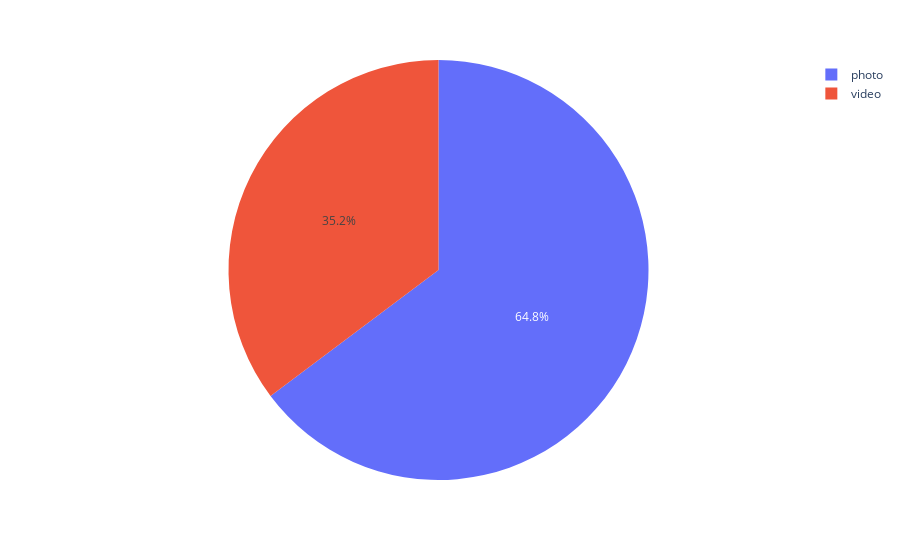

The notebook cell this image was saved under:
### Code cell


### Figure 1 — Plotly figure (JSON) as saved in the notebook; plotly's stock layout.template omitted (floating-point values rounded to 4 significant figures)
{"data": [{"domain": {"x": [0, 1], "y": [0, 1]}, "hovertemplate": "label=%{label}<br>value=%{value}<extra></extra>", "labels": ["photo", "video"], "legendgroup": "", "name": "", "showlegend": true, "type": "pie", "values": [4288, 2334]}], "layout": {"legend": {"tracegroupgap": 0}, "margin": {"t": 60}}}
